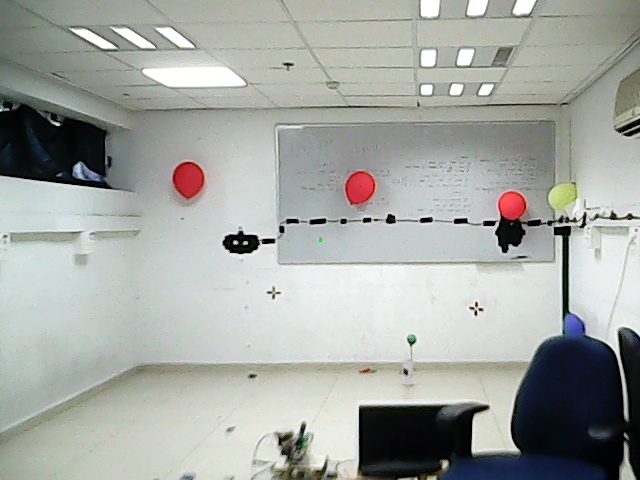
#> input picture CarCodes/Integration/1.jpg, 640 x 480 px
$ python -i GetBloon.py   (imports and definitions only)   (older library calls are emulated)
#> lines starting #> are read from the running program, lines starting #| are printed output that depends on the picture; after the words box and inside, x2 and y2 are one past the last pixel; in counts of white or black regions, pixels touching at a corner belong together
#> further down, picture is the input picture: shape (480, 640, 3); mean B, G, R 162.5, 167.4, 163.9
import numpy as np
import cv2
import math
hor = 30.0
ver = 25.0
FIXED_PIX = (320.0, 240.0)
px = 640.0
py = 480.0
lower_red = np.array([0, 120, 170])
upper_red = np.array([50, 220, 255])
lower_red1 = np.array([170, 120, 170])
upper_red1 = np.array([255, 220, 255])

# [4 lines of commented-out code are left out]
MIN_SIZE = 150


def getBall(img):
    ing = cv2.cvtColor(img, cv2.COLOR_BGR2HSV)
#> ing: shape (480, 640, 3); mean H, S, V 63.2, 28.4, 169.9
    mask = cv2.inRange(ing, lower_red, upper_red)
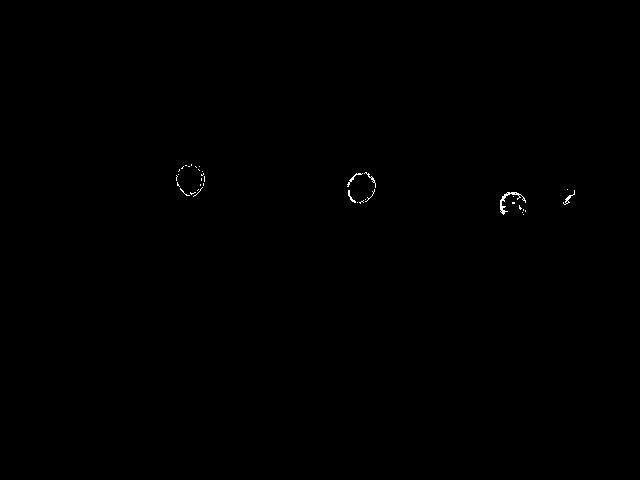
#> mask: shape (480, 640); 0.13% white in thin lines or dots, all inside (x1, y1, x2, y2) = (176, 164, 575, 215)
    res1 = cv2.bitwise_and(ing, ing, mask=mask)
#> res1: shape (480, 640, 3); mean H, S, V 0, 0.2, 0.3
    mask1 = cv2.inRange(ing, lower_red1, upper_red1)
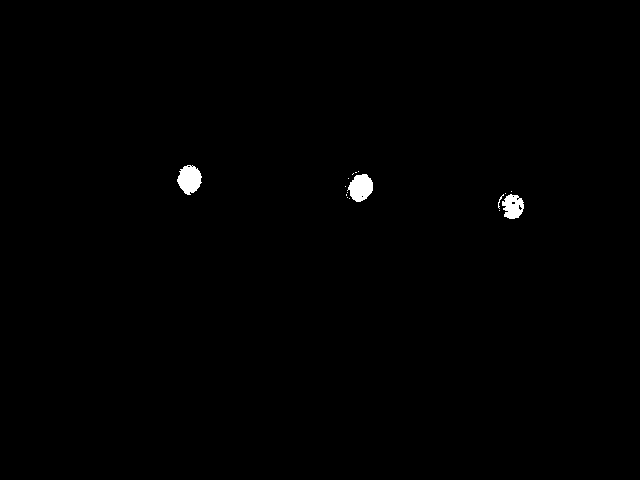
#> mask1: shape (480, 640); 0.48% white; 16 white regions (12 under 20 px)
    res2 = cv2.bitwise_and(ing, ing, mask=mask1)
#> res2: shape (480, 640, 3); mean H, S, V 0.8, 0.9, 1
    res1 = cv2.bitwise_or(res1, res2)
#> res1: shape (480, 640, 3); mean H, S, V 0.9, 1.1, 1.2
    kernel1 = np.ones((12,12), np.uint8)
    kernel3 = np.ones((6,6), np.uint8)
    close1 = cv2.morphologyEx(res1, cv2.MORPH_CLOSE, kernel1)
#> close1: shape (480, 640, 3); mean H, S, V 1, 1.3, 1.4
    open1 = cv2.morphologyEx(close1, cv2.MORPH_OPEN, kernel3)
#> open1: shape (480, 640, 3); mean H, S, V 1, 1.3, 1.4
    gray = cv2.cvtColor(open1, cv2.COLOR_HSV2BGR)
    gray = cv2.cvtColor(gray, cv2.COLOR_BGR2GRAY)
#> gray: shape (480, 640)
    im1, contours, hier = cv2.findContours(gray, cv2.RETR_EXTERNAL,
                                      cv2.CHAIN_APPROX_NONE)
#> contours = 4 contours; box (x1, y1, x2, y2) and area: (348, 174, 377, 205) 690, (178, 167, 207, 198) 650, (500, 194, 528, 221) 562, (569, 192, 575, 198) 25
    if not len(contours):
        close1 = cv2.morphologyEx(res1, cv2.MORPH_CLOSE, kernel1)
        gray = cv2.cvtColor(close1, cv2.COLOR_HSV2BGR)
        gray = cv2.cvtColor(gray, cv2.COLOR_BGR2GRAY)
        im1, contours, hier = cv2.findContours(gray,cv2.RETR_TREE,
                                          cv2.CHAIN_APPROX_NONE)
    toDelete = []
    bloons = []
    i = 0
    for j in range(len(contours)):
        if(len(contours[j]) < 5):
            toDelete.append(contours[j])
            continue
        ellipse = cv2.fitEllipse(contours[j])
        ratio = ellipse[1][0]/ellipse[1][1]
        if ratio > 2 or ratio < 0.5:
            toDelete.append(contours[j])
        elif cv2.contourArea(contours[j]) < \
                                0.5*0.25*ellipse[1][0]*ellipse[1][1]*math.pi:
            toDelete.append(contours[j])
        elif cv2.contourArea(contours[j]) < 150:
            toDelete.append(contours[j])
        else:
            i += 1
            point = ellipse[0]
            point = [(float(point[0]) - px/2)/px, -(float(point[1]) -
                                                     py/2)/py]
            bloons.append([point[0]*hor, point[1]*ver])
#> this loop made 4 passes
#> (ellipse, ratio, point) on passes 1, 3, 4: (((513.8, 206.7), (26.11, 27.61), 103.2), 0.946, [0.303, 0.0694]), (((362.1, 189), (27.87, 31.75), 25.95), 0.878, [0.0657, 0.106]), (((192.1, 181.6), (27.42, 30.64), 173), 0.895, [-0.2, 0.122])
#> (ellipse, ratio) on pass 2: (((571.5, 194.5), (6.02, 6.02), 0), 1)
#> after the loop, bloons = [[9.08, 1.73], [1.97, 2.65], [-5.99, 3.04]]; i = 3; toDelete = 1 contour; box (x1, y1, x2, y2) and area: (569, 192, 575, 198) 25
    return bloons

# [63 lines left out: functions canShoot, getColor, didPop, not called in this run]


d = 30
BAD1 = [5, 5, 5]
d1 = 10
BAD2 = [200, 200, 200]
d2 = 56
BAD3 = [5, 5, 250]
d3 = 10
BAD4 = [65, 15, 150]
d4 = 25
red_lower = [40, 50, 100]
red_upper = [90, 100, 180]


# [125 lines left out: functions canShoot1, getBloon, getEnemies, getFriends, getCircle, inBetween and 4 more, not called in this run]

>>> import cv2
>>> picture = cv2.imread('../1.jpg')
>>> result = getBall(picture)
#> result = [[9.08, 1.73], [1.97, 2.65], [-5.99, 3.04]]
